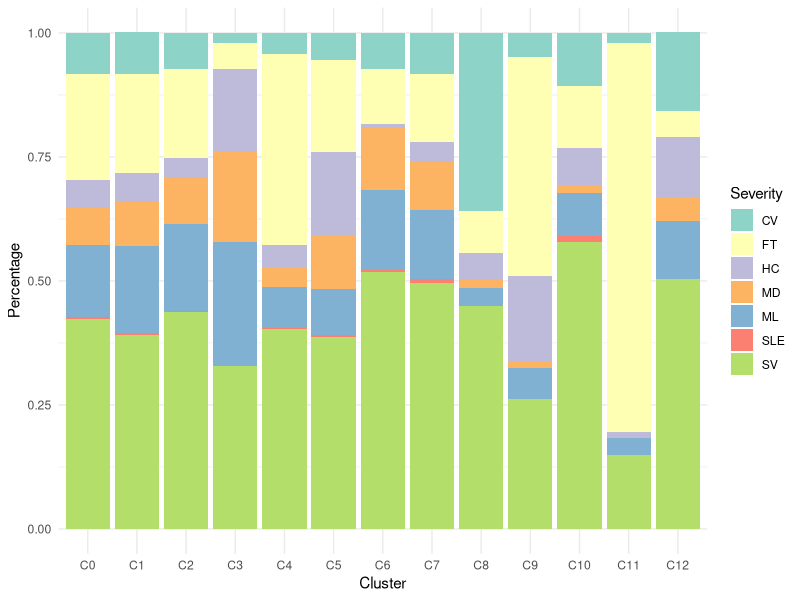
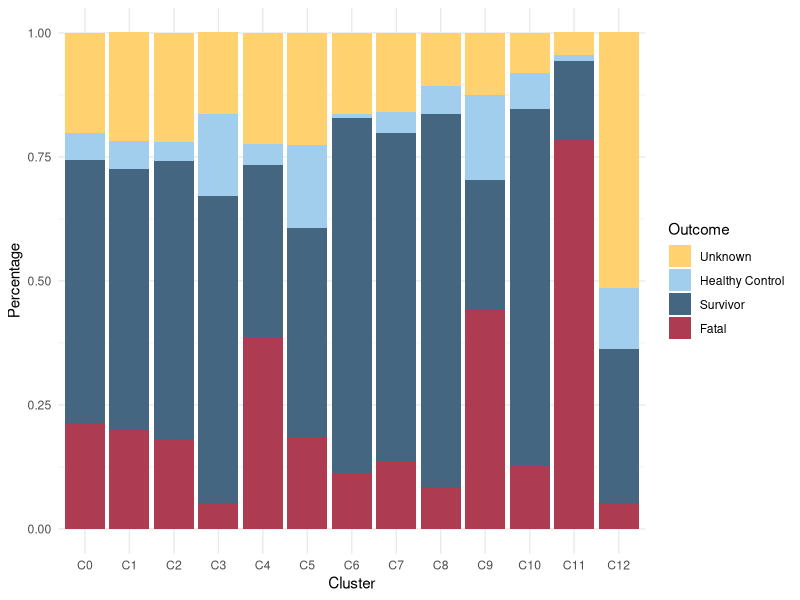

These charts were generated, in order, by the following R code:
library(ggplot2)
library(dplyr)

df <- read.csv("Supp_Table2.csv")
df$Clusters <-  factor(df$Clusters,levels= c("C0", "C1", "C2", "C3", "C4", "C5", "C6", 
                                             "C7","C8", "C9", "C10", "C11", "C12"))


dpi = 300
png(file = "Fig4D_Severity_cluster_density.png", width = 6, height = 4, units = 'in',res = 300)
ggplot(df, aes(fill=Severity, y=Frequency, x=Clusters)) + 
  geom_bar(position="stack", stat="identity") +
  scale_fill_manual(values = 
                      c('#8dd3c7','#ffffb3','#bebada','#fdb462','#80b1d3','#fb8072','#b3de69')
                    ) + 
  theme(axis.text=element_text(size=16, face="bold")) + xlab("Cluster") + ylab("Percentage") + 
  guides(fill=guide_legend(title="Severity")) + 
  theme_minimal()
invisible(dev.off())



df <- read.csv("Supp_Table3.csv")
df$Outcome <- factor(df$Outcome,
                            levels = c("Unknown", "HC", "S", "FT"),
                            labels = c("Unknown", "Healthy Control", "Survivor", "Fatal"))
df$Clusters <-  factor(df$Clusters,levels= c("C0", "C1", "C2", "C3", "C4", "C5", "C6", 
                                                           "C7","C8", "C9", "C10", "C11", "C12"))

dpi = 300
png(file = "Fig4D_Outcome_cluster_density.png", width = 6, height = 4, units = 'in',res = 300)
ggplot(df, aes(fill=Outcome, y=Frequency, x=Clusters)) + 
  geom_bar(position="stack", stat="identity") +
  scale_fill_manual(values = c('#FFD16F','#A1CEED', '#456681', '#ad3c53')) + 
  theme(axis.text=element_text(size=16, face="bold")) + xlab("Cluster") + ylab("Percentage") + 
  guides(fill=guide_legend(title="Outcome")) + 
  theme_minimal()
invisible(dev.off())